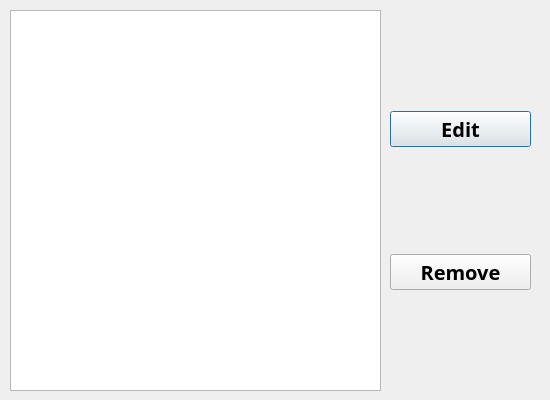
<?xml version="1.0" encoding="UTF-8"?>
<ui version="4.0">
 <class>AdminEvent</class>
 <widget class="QDialog" name="AdminEvent">
  <property name="geometry">
   <rect>
    <x>0</x>
    <y>0</y>
    <width>550</width>
    <height>400</height>
   </rect>
  </property>
  <property name="windowTitle">
   <string>Dialog</string>
  </property>
  <widget class="QListWidget" name="eventView">
   <property name="geometry">
    <rect>
     <x>10</x>
     <y>10</y>
     <width>371</width>
     <height>381</height>
    </rect>
   </property>
   <property name="font">
    <font>
     <pointsize>15</pointsize>
    </font>
   </property>
  </widget>
  <widget class="QWidget" name="">
   <property name="geometry">
    <rect>
     <x>390</x>
     <y>10</y>
     <width>141</width>
     <height>381</height>
    </rect>
   </property>
   <layout class="QVBoxLayout" name="verticalLayout">
    <item>
     <widget class="QPushButton" name="editButton">
      <property name="font">
       <font>
        <family>Segoe UI Semibold</family>
        <pointsize>15</pointsize>
        <weight>75</weight>
        <bold>true</bold>
       </font>
      </property>
      <property name="text">
       <string>Edit</string>
      </property>
     </widget>
    </item>
    <item>
     <widget class="QPushButton" name="removeButton">
      <property name="font">
       <font>
        <family>Segoe UI Semibold</family>
        <pointsize>15</pointsize>
        <weight>75</weight>
        <bold>true</bold>
       </font>
      </property>
      <property name="text">
       <string>Remove</string>
      </property>
     </widget>
    </item>
   </layout>
  </widget>
 </widget>
 <resources/>
 <connections/>
</ui>
